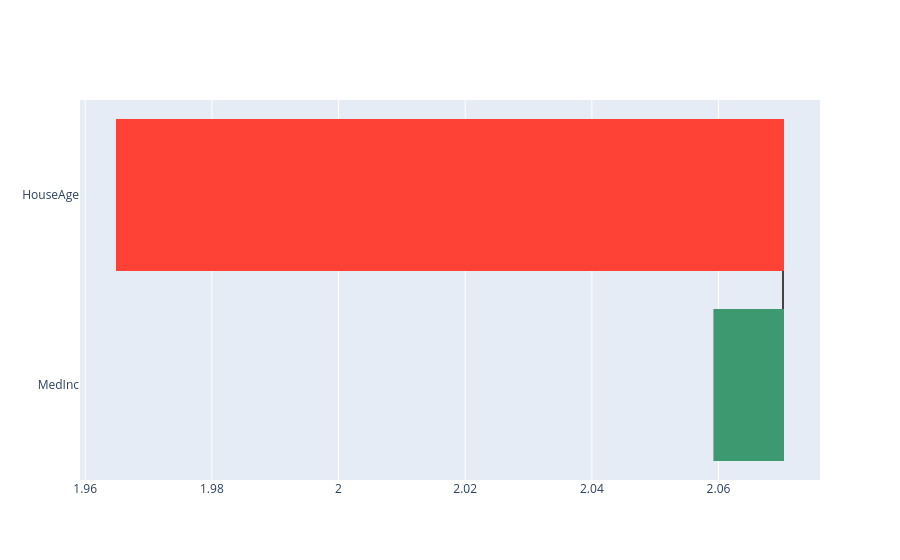

Notebook source saved alongside this figure:
### Code cell
# examine 1 prediction

print(rf.predict(row.to_frame().T))
plot_waterfall(contrib)

### Figure 1 — Plotly figure (JSON) as saved in the notebook; plotly's stock layout.template omitted (floating-point values rounded to 4 significant figures)
{"data": [{"base": 2.059, "name": "waterfall", "orientation": "h", "type": "waterfall", "x": [0.01083, -0.1052], "y": ["MedInc", "HouseAge"]}], "layout": {}}
